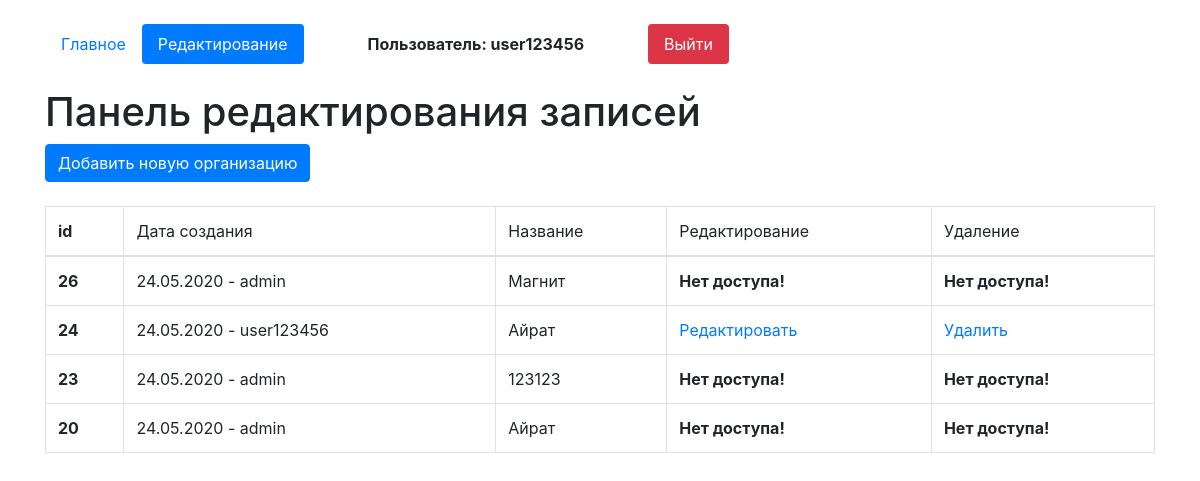
Page /edit-page (signed in) on the committed database.
### app/models.py (models this page shows, shortened)
class Organisation(models.Model):
    author = models.ForeignKey(User, on_delete=models.CASCADE, verbose_name='Создатель записи',blank=True, null=True)
    create_date = models.DateTimeField(auto_now=True)
    name = models.CharField(max_length=50, null=True, verbose_name='Название')
    schedule  = models.TextField(null=True, verbose_name='График работы')
    owner = models.CharField(max_length=50, null=True, verbose_name='Владелец')
    contacts = models.TextField(null=True, verbose_name='Контакты')
    address = models. CharField(max_length=200, null=True, verbose_name='Адрес')
    class Meta:
        verbose_name =  'Организация'
        verbose_name_plural = 'Организации'

### app/views.py (the view, shortened to what this page needs)
# urls.py: path('edit-page', views.OrganisationCreateView.as_view() , name='edit_page'),
class OrganisationCreateView(LoginRequiredMixin, CustomSuccessMessageMixin, CreateView):
    model = Organisation
    template_name = 'edit_page.html'
    form_class = OrganisationForm
    success_url = reverse_lazy('edit_page')
    success_msg = 'Запись создана'
    def get_context_data(self, **kwargs):
        kwargs['list_organisation'] = Organisation.objects.all().order_by('-id')
        return super().get_context_data(**kwargs)

### app/templates/edit_page.html (shortened to what this page needs)
{% extends 'index.html' %}
{% block content %}
    <h1 class="mt-4">Панель редактирования записей</h1>
    <button type="button" class="btn btn-primary" data-toggle="modal" data-target="#exampleModal">
        Добавить новую организацию
    </button>
    {% if update %}
    {% if success_update %}
        <p style='color:green'>Запись обновлена</p>
    {% endif %}
    <p class="mt-4 "/>Страница редактирования</p>
    <p><a href="{% url 'edit_page' %}">Вернуться назад</a></p>
    <form id="update_data" method="post">
        {% csrf_token %}
        {{form}}
    </form>
    <button form="update_data" type="submit" class="btn btn-primary">Обновить</button>
    {% else %}
    <table class="table table-bordered mt-4">
  <thead>
   <tr>
      <th scope="row">id</th>
      <td>Дата создания</td>
      <td>Название</td>
      <td>Редактирование</td>
      <td>Удаление</td>
    </tr>
  </thead>
  <tbody>
    {% for i in list_organisation %}
    <tr {% if i.id|slugify == request.GET.id %} style="background:green" {% endif %}>
      <th>{{i.id}}</th>
      <td>{{i.create_date|date:'d.m.Y'}} - {{i.author}}</td>
      <td>{{i.name}}</td>
      <td>
          {% if request.user == i.author %}
          <a href="{% url 'update_page' i.id %}">Редактировать</a></td>
          {% else %}
            <b>Нет доступа!</b>
          {% endif %}
      <td>
      {% if request.user == i.author %}
      <a href="javascript:void()" onclick="delete_form{{i.id}}()">Удалить</a>
    {% else %}
            <b>Нет доступа!</b>
          {% endif %}
    </td>
    </tr>
   {% endfor %}
  </tbody>
</table>
{% endif %}
{% endblock %}

### app/templates/index.html (shortened to what this page needs)
<!doctype html>
<html lang="en">
  <head>
    <link rel="stylesheet" href="https://stackpath.bootstrapcdn.com/bootstrap/4.5.0/css/bootstrap.min.css">
  </head>
  <body>
  <div class="container mt-4">
  <ul class="nav nav-pills">
  <li class="nav-item">
  {% url 'home' as url_home %}
    <a class="nav-link {% if url_home == request.path %}active {% endif %}" href="{{url_home}}">Главное</a>
  </li>
  <li class="nav-item">
  {% url 'edit_page' as url_edit_page %}
    <a class="nav-link {% if url_edit_page == request.path %} active {% endif %}" href={{url_edit_page}}>Редактирование</a>
  </li>
  {% if request.user.is_authenticated%}
  <li class="nav-item">
    <a class="nav-link ml-5 color:red"><b>Пользователь: {{request.user}}</b></a>
  </li>
  <li class="nav-item">
  {% url 'logout_page' as url_logout_page %}
    <a class="nav-link btn-danger ml-5" href="{{url_logout_page}}">Выйти</a>
  </li>
  {% endif %}
</ul>
{% block content %}{% endblock %}
</div>
  </body>
</html>

### rows in the picture
Organisation: id "26", create_date "24.05.2020", author "admin", name "Магнит", shows "Нет доступа!"
Organisation: id "24", create_date "24.05.2020", author "user123456", name "Айрат", shows "Редактировать"
Organisation: id "23", create_date "24.05.2020", author "admin", name "123123", shows "Нет доступа!"
Organisation: id "20", create_date "24.05.2020", author "admin", name "Айрат", shows "Нет доступа!"

### other values in the picture
{{ request.user }} "user123456"
